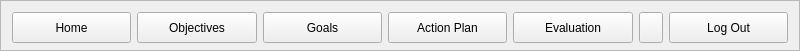
     <widget class="QFrame" name="objectivesUpFrame">
      <property name="sizePolicy">
       <sizepolicy hsizetype="Expanding" vsizetype="Fixed">
        <horstretch>0</horstretch>
        <verstretch>0</verstretch>
       </sizepolicy>
      </property>
      <property name="minimumSize">
       <size>
        <width>800</width>
        <height>51</height>
       </size>
      </property>
      <property name="maximumSize">
       <size>
        <width>16777215</width>
        <height>51</height>
       </size>
      </property>
      <property name="frameShape">
       <enum>QFrame::StyledPanel</enum>
      </property>
      <property name="frameShadow">
       <enum>QFrame::Raised</enum>
      </property>
      <layout class="QHBoxLayout" name="horizontalLayout">
       <item>
        <widget class="QPushButton" name="objectivesHomeButton">
         <property name="sizePolicy">
          <sizepolicy hsizetype="Expanding" vsizetype="Minimum">
           <horstretch>0</horstretch>
           <verstretch>0</verstretch>
          </sizepolicy>
         </property>
         <property name="minimumSize">
          <size>
           <width>0</width>
           <height>31</height>
          </size>
         </property>
         <property name="maximumSize">
          <size>
           <width>16777215</width>
           <height>41</height>
          </size>
         </property>
         <property name="text">
          <string>Home</string>
         </property>
        </widget>
       </item>
       <item>
        <widget class="QPushButton" name="objectivesButton">
         <property name="sizePolicy">
          <sizepolicy hsizetype="Expanding" vsizetype="Fixed">
           <horstretch>0</horstretch>
           <verstretch>0</verstretch>
          </sizepolicy>
         </property>
         <property name="minimumSize">
          <size>
           <width>0</width>
           <height>31</height>
          </size>
         </property>
         <property name="maximumSize">
          <size>
           <width>16777215</width>
           <height>41</height>
          </size>
         </property>
         <property name="text">
          <string>Objectives</string>
         </property>
        </widget>
       </item>
       <item>
        <widget class="QPushButton" name="objectivesGoalsButton">
         <property name="sizePolicy">
          <sizepolicy hsizetype="Expanding" vsizetype="Fixed">
           <horstretch>0</horstretch>
           <verstretch>0</verstretch>
          </sizepolicy>
         </property>
         <property name="minimumSize">
          <size>
           <width>0</width>
           <height>31</height>
          </size>
         </property>
         <property name="maximumSize">
          <size>
           <width>16777215</width>
           <height>41</height>
          </size>
         </property>
         <property name="text">
          <string>Goals</string>
         </property>
        </widget>
       </item>
       <item>
        <widget class="QPushButton" name="objectivesActionPlanButton">
         <property name="sizePolicy">
          <sizepolicy hsizetype="Expanding" vsizetype="Fixed">
           <horstretch>0</horstretch>
           <verstretch>0</verstretch>
          </sizepolicy>
         </property>
         <property name="minimumSize">
          <size>
           <width>0</width>
           <height>31</height>
          </size>
         </property>
         <property name="maximumSize">
          <size>
           <width>16777215</width>
           <height>41</height>
          </size>
         </property>
         <property name="text">
          <string>Action Plan</string>
         </property>
        </widget>
       </item>
       <item>
        <widget class="QPushButton" name="objectivesEvaluationButton">
         <property name="sizePolicy">
          <sizepolicy hsizetype="Expanding" vsizetype="Fixed">
           <horstretch>0</horstretch>
           <verstretch>0</verstretch>
          </sizepolicy>
         </property>
         <property name="minimumSize">
          <size>
           <width>0</width>
           <height>31</height>
          </size>
         </property>
         <property name="maximumSize">
          <size>
           <width>16777215</width>
           <height>41</height>
          </size>
         </property>
         <property name="text">
          <string>Evaluation</string>
         </property>
        </widget>
       </item>
       <item>
        <widget class="QToolButton" name="objectivesNotificationButton">
         <property name="enabled">
          <bool>true</bool>
         </property>
         <property name="minimumSize">
          <size>
           <width>0</width>
           <height>31</height>
          </size>
         </property>
         <property name="text">
          <string/>
         </property>
         <property name="icon">
          <iconset resource="resources.qrc">
           <normaloff>:/notification-blue.png</normaloff>:/notification-blue.png</iconset>
         </property>
        </widget>
       </item>
       <item>
        <widget class="QPushButton" name="objectivesLogoutButton">
         <property name="sizePolicy">
          <sizepolicy hsizetype="Expanding" vsizetype="Fixed">
           <horstretch>0</horstretch>
           <verstretch>0</verstretch>
          </sizepolicy>
         </property>
         <property name="minimumSize">
          <size>
           <width>0</width>
           <height>31</height>
          </size>
         </property>
         <property name="maximumSize">
          <size>
           <width>16777215</width>
           <height>41</height>
          </size>
         </property>
         <property name="text">
          <string>Log Out</string>
         </property>
        </widget>
       </item>
      </layout>
     </widget>
